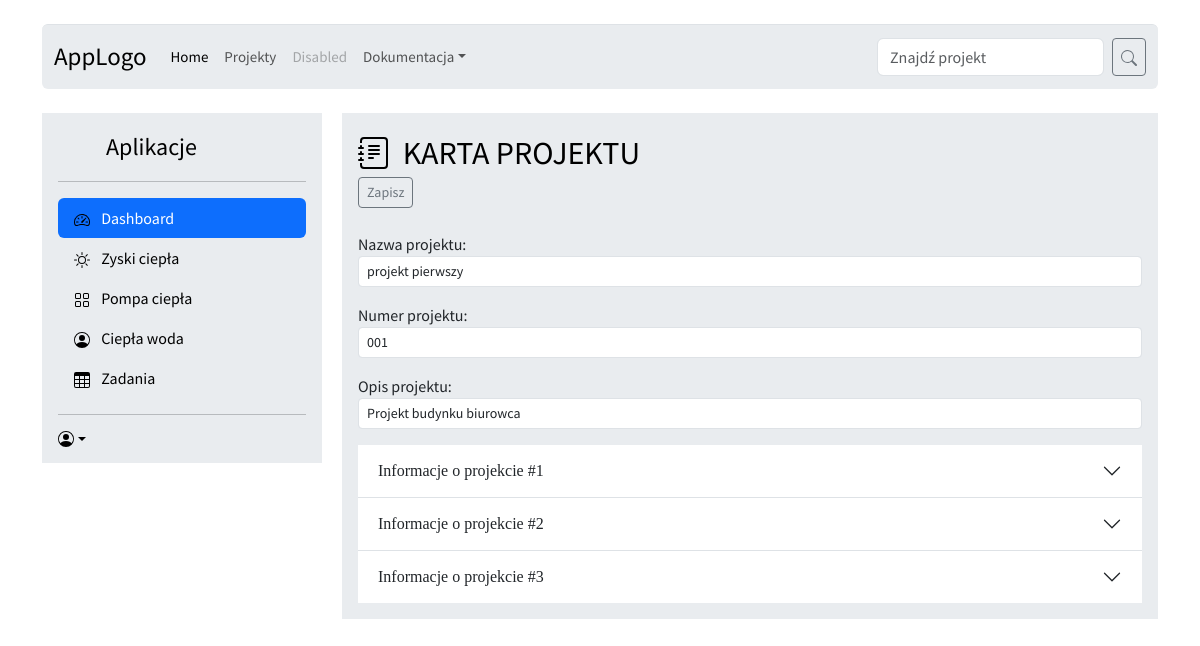
Screenshot of /projekty/1/edit with the database file from the repository.
### zyski/models.py (models this page shows, shortened)
class Projekt(models.Model):
    name = models.CharField(max_length=90,
                             help_text="Nazwa projektu")
    proj_start_date = models.DateField(auto_now_add=True, verbose_name="Data utworzenia projektu.")
    number = models.CharField(max_length=20,
                            verbose_name="Numer projektu.")
    description = models.CharField(max_length=250, help_text="Opis projektu")

### zyski/views.py (the view)
# urls.py: path('projekty/<int:pk>/edit', views.proj_edit, name = 'proj_edit'),
def proj_edit(request, pk=None):
    if pk is not None:
        projekt = get_object_or_404(Projekt, pk=pk)
    else:
        projekt = None
    if request.method == "POST":
        form = ProjektForm(request.POST, instance=projekt)
        if form.is_valid():
            updated_projekt = form.save()
            if projekt is None:
                messages.success(request, f"Obiekt {updated_projekt} został utworzony")
            else:
                messages.success(request, f"Obiekt {updated_projekt} został uaktualniony")
            return redirect('proj-detail', updated_projekt.pk)
    else:
        form = ProjektForm(instance=projekt)
    return render(request, "form-example.html", {"method":request.method, "form":form})

### zyski/forms.py
class ProjektForm(forms.ModelForm):
    class Meta:
        model = Projekt
        exclude = ["proj_start_date"]
        widgets = {"name":forms.TextInput
                (attrs={"placeholder":"Nazwa projektu",
                        "class":class_bstrp}),
                "number":forms.TextInput
                (attrs={"placeholder":"Numer projektu",
                        "class":class_bstrp}),
                "description":forms.TextInput
                (attrs={"placeholder":"Opis projektu",
                        "class":class_bstrp}),
                        }
        labels = {
            "name": _("Nazwa projektu"),
            "number": _("Numer projektu"),
            "description": _("Opis projektu"),
        }
        help_texts = {
            "name": _(""),
            "description": _(""),
        }

### zyski/templates/form-example.html (shortened to what this page needs)
{% extends 'proj-detail.html' %}
{% load static %}
{% block content-edit %}
<div class="d-flex flex-column flex-shrink-0 p-3 bg-body-secondary" style=" margin-left: 300px; margin-top: -350px;" >
    <a  class="d-flex align-items-center mb-4 mb-md-0 me-md-auto link-body-emphasis text-decoration-none">
      <span class="fs-2"> &nbsp; KARTA PROJEKTU</span>
      <form method="post">
      <input type="submit" name="submit_input" class="btn btn-sm btn-outline-secondary   mb-2 mb-md-4 me-md-auto" value="Zapisz" >
    </a>
    {{ form.as_p }}
{% endblock %}

### static/sidebars.css (style rules this page uses)
body { min-height: 100vh; min-height: -webkit-fill-available; }
html { height: -webkit-fill-available; }

### templates/base.html (style rules this page uses)
body { font-family: 'Source Sans Pro', sans-serif; background-color: #ffffffbc; padding-bottom: 20px; }

### rows the page displays
Projekt: name "projekt pierwszy", number "001", description "Projekt budynku biurowca"
